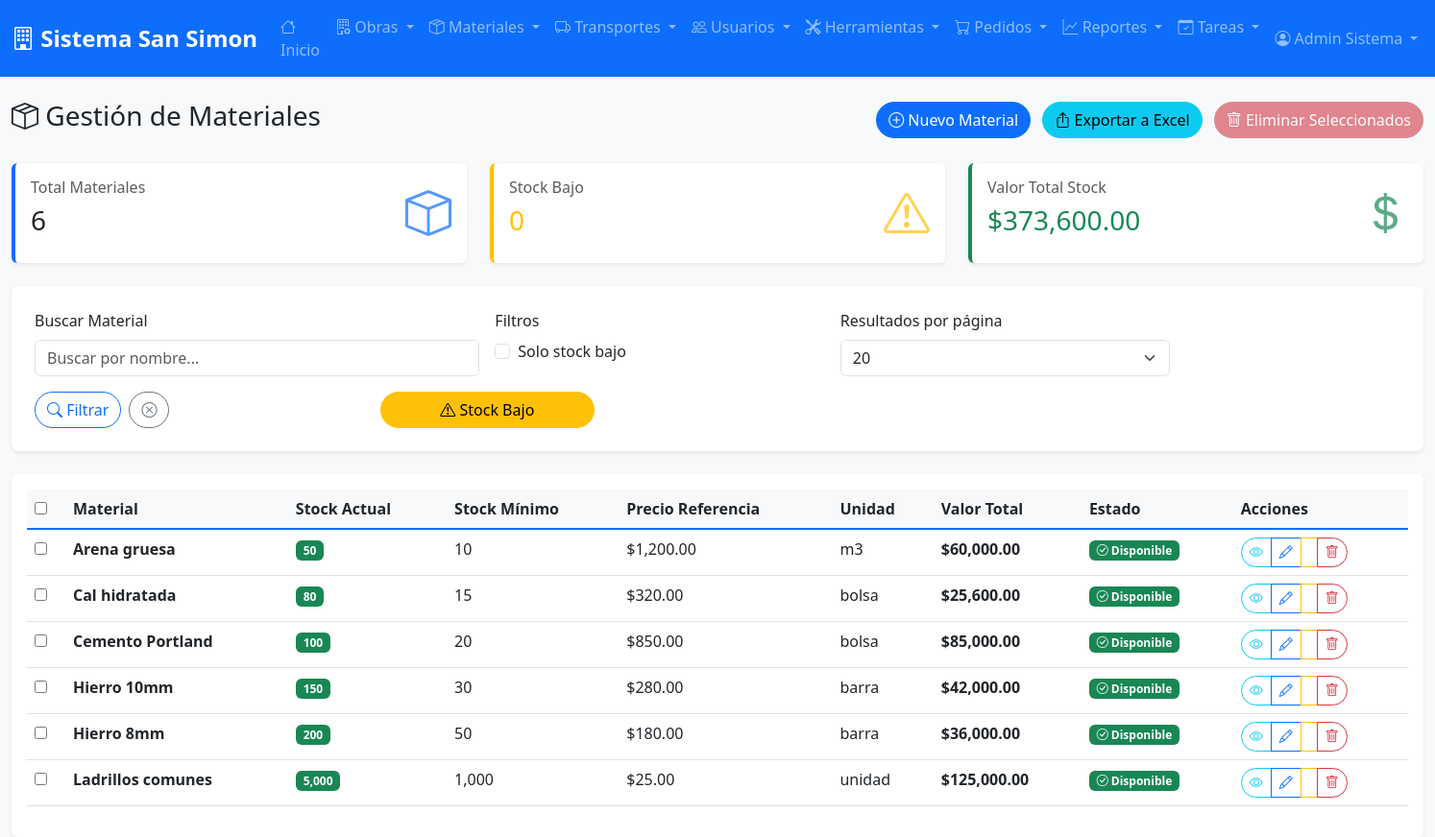
Screenshot of /modules/materiales/list.php (signed in) with the database file from the repository.
### tables this page shows
CREATE TABLE materiales (
    id_material INT AUTO_INCREMENT PRIMARY KEY,
    nombre_material VARCHAR(200) NOT NULL,
    descripcion TEXT,
    categoria VARCHAR(100),
    stock_actual INT DEFAULT 0,
    stock_minimo INT DEFAULT 0,
    stock_maximo INT DEFAULT 0,
    precio_referencia DECIMAL(10,2) DEFAULT 0.00,
    precio_compra DECIMAL(10,2) DEFAULT 0.00,
    unidad_medida VARCHAR(50) DEFAULT 'unidad',
    proveedor VARCHAR(200),
    codigo_interno VARCHAR(50),
    ubicacion_deposito VARCHAR(100),
    estado ENUM('activo', 'inactivo', 'descontinuado') DEFAULT 'activo',
    fecha_creacion TIMESTAMP DEFAULT CURRENT_TIMESTAMP,
    fecha_actualizacion TIMESTAMP DEFAULT CURRENT_TIMESTAMP ON UPDATE CURRENT_TIMESTAMP
);

### config/config.php (called while the page is built, shortened)
<?php
function is_logged_in() {
    return isset($_SESSION['user_id']) && !empty($_SESSION['user_id']);
}
function get_user_role() {
    return $_SESSION['user_role'] ?? null;
}
function has_permission($required_roles) {
    $user_role = get_user_role();
    if (is_array($required_roles)) {
        return in_array($user_role, $required_roles);
    }
    return $user_role === $required_roles;
}
?>

### modules/materiales/list.php (the view, shortened to what this page needs)
<?php
require_once '../../config/config.php';
$can_manage = has_permission([ROLE_ADMIN, ROLE_RESPONSABLE]);
$database = new Database();
$conn = $database->getConnection();
$filtro_stock_bajo = isset($_GET['stock_bajo']) ? (bool)$_GET['stock_bajo'] : false;
$filtro_busqueda = $_GET['busqueda'] ?? '';
$where_conditions = [];
$params = [];
$where_conditions[] = "estado = 'activo'";
$where_clause = 'WHERE ' . implode(' AND ', $where_conditions);
$allowed_page_sizes = [20, 50, 100];
$per_page = (int)($_GET['per_page'] ?? 20);
$page = max(1, (int)($_GET['page'] ?? 1));
$offset = ($page - 1) * $per_page;
try {
    $query = "SELECT * FROM materiales $where_clause ORDER BY nombre_material LIMIT $per_page OFFSET $offset";
    $stmt = $conn->prepare($query);
    $stmt->execute($params);
    $materiales = $stmt->fetchAll();
    $stmt_stats = $conn->query("SELECT
        COUNT(*) as total_materiales,
        COUNT(CASE WHEN stock_actual <= stock_minimo THEN 1 END) as stock_bajo,
        SUM(stock_actual * precio_referencia) as valor_total_stock
        FROM materiales
        WHERE estado = 'activo'");
    $stats = $stmt_stats->fetch();
} catch (Exception $e) {
    error_log("Error al obtener materiales: " . $e->getMessage());
    $materiales = [];
    $stats = ['total_materiales' => 0, 'stock_bajo' => 0, 'valor_total_stock' => 0];
}
include '../../includes/header.php';
?>
<div class="row">
    <div class="col-12">
        <div class="d-flex justify-content-between align-items-center mb-4">
            <h1 class="h3">
                <i class="bi bi-box-seam"></i> Gestión de Materiales
            </h1>
            <?php if ($can_manage): ?>
            <div>
                <a href="create.php" class="btn btn-primary me-2">
                    <i class="bi bi-plus-circle"></i> Nuevo Material
                </a>
                <a href="exportar_materiales.php" class="btn btn-info me-2">
                    <i class="bi bi-box-arrow-up"></i> Exportar a Excel
                </a>
                <button id="btn-delete-selected" class="btn btn-danger" disabled>
                    <i class="bi bi-trash"></i> Eliminar Seleccionados
                </button>
            </div>
            <?php endif; ?>
        </div>
    </div>
</div>
<div class="row mb-4">
    <div class="col-md-4">
        <div class="card dashboard-card">
            <div class="card-body">
                <div class="d-flex justify-content-between">
                    <div>
                        <h6 class="text-muted">Total Materiales</h6>
                        <h3 class="mb-0"><?php echo $stats['total_materiales']; ?></h3>
                    </div>
                    <div class="align-self-center">
                        <i class="bi bi-box dashboard-icon text-primary"></i>
                    </div>
                </div>
            </div>
        </div>
    </div>
    <div class="col-md-4">
        <div class="card dashboard-card warning">
            <div class="card-body">
                <div class="d-flex justify-content-between">
                    <div>
                        <h6 class="text-muted">Stock Bajo</h6>
                        <h3 class="mb-0 text-warning"><?php echo $stats['stock_bajo']; ?></h3>
                    </div>
                    <div class="align-self-center">
                        <i class="bi bi-exclamation-triangle dashboard-icon text-warning"></i>
                    </div>
                </div>
            </div>
        </div>
    </div>
    <div class="col-md-4">
        <div class="card dashboard-card success">
            <div class="card-body">
                <div class="d-flex justify-content-between">
                    <div>
                        <h6 class="text-muted">Valor Total Stock</h6>
                        <h3 class="mb-0 text-success">$<?php echo number_format((float)($stats['valor_total_stock'] ?? 0), 2); ?></h3>
                    </div>
                    <div class="align-self-center">
                        <i class="bi bi-currency-dollar dashboard-icon text-success"></i>
                    </div>
                </div>
            </div>
        </div>
    </div>
</div>
<div class="filter-section">
    <form method="GET" class="row g-3">
        <div class="col-md-4">
            <label for="busqueda" class="form-label">Buscar Material</label>
            <input type="text" class="form-control" id="busqueda" name="busqueda"
                   placeholder="Buscar por nombre..."
                   value="<?php echo htmlspecialchars($filtro_busqueda); ?>">
        </div>
        <div class="col-md-3">
            <label class="form-label">Filtros</label>
            <div class="form-check">
                <input class="form-check-input" type="checkbox" id="stock_bajo" name="stock_bajo" value="1"
                       <?php echo $filtro_stock_bajo ? 'checked' : ''; ?>>
                <label class="form-check-label" for="stock_bajo">
                    Solo stock bajo
                </label>
            </div>
        </div>
        <div class="col-md-3">
            <label for="per_page" class="form-label">Resultados por página</label>
            <select class="form-select" id="per_page" name="per_page">
                <?php foreach ($allowed_page_sizes as $size): ?>
                    <option value="<?php echo $size; ?>" <?php echo $per_page === $size ? 'selected' : ''; ?>><?php echo $size; ?></option>
                <?php endforeach; ?>
            </select>
        </div>
        <div class="col-md-3 d-flex align-items-end">
            <button type="submit" class="btn btn-outline-primary me-2">
                <i class="bi bi-search"></i> Filtrar
            </button>
            <a href="list.php" class="btn btn-outline-secondary">
                <i class="bi bi-x-circle"></i>
            </a>
        </div>
        <div class="col-md-2 d-flex align-items-end">
            <a href="stock_bajo.php" class="btn btn-warning w-100">
                <i class="bi bi-exclamation-triangle"></i> Stock Bajo
            </a>
        </div>
    </form>
</div>
<form id="bulk-delete-form" method="POST" action="delete_selected.php">
<div class="card">
    <div class="card-body">
        <?php if (!empty($materiales)): ?>
        <div class="table-responsive">
            <table class="table table-hover">
                <thead>
                    <tr>
                        <th style="width:40px;">
                            <input type="checkbox" id="select_all" title="Seleccionar todos">
                        </th>
                        <th>Material</th>
                        <th>Stock Actual</th>
                        <th>Stock Mínimo</th>
                        <th>Precio Referencia</th>
                        <th>Unidad</th>
                        <th>Valor Total</th>
                        <th>Estado</th>
                        <th>Acciones</th>
                    </tr>
                </thead>
                <tbody>
                    <?php foreach ($materiales as $material): ?>
                    <?php $material_id_safe = (int)($material['id_material'] ?? $material['id'] ?? 0); ?>
                    <tr class="<?php echo $material['stock_actual'] <= $material['stock_minimo'] ? 'table-warning' : ''; ?>">
                        <td>
                            <input type="checkbox" class="row-checkbox" name="selected_ids[]" value="<?php echo $material_id_safe; ?>">
                        </td>
                        <td>
                            <strong><?php echo htmlspecialchars($material['nombre_material']); ?></strong>
                        </td>
                        <td>
                            <span class="badge <?php echo $material['stock_actual'] <= $material['stock_minimo'] ? 'bg-warning text-dark' : 'bg-success'; ?>">
                                <?php echo number_format((float)($material['stock_actual'] ?? 0)); ?>
                            </span>
                        </td>
                        <td><?php echo number_format((float)($material['stock_minimo'] ?? 0)); ?></td>
                        <td>$<?php echo number_format((float)($material['precio_referencia'] ?? 0), 2); ?></td>
                        <td><?php echo htmlspecialchars($material['unidad_medida']); ?></td>
                        <td>
                            <strong>$<?php echo number_format((float)(($material['stock_actual'] ?? 0) * ($material['precio_referencia'] ?? 0)), 2); ?></strong>
                        </td>
                        <td>
                            <?php if ($material['stock_actual'] <= $material['stock_minimo']): ?>
                                <span class="badge bg-warning text-dark">
                                    <i class="bi bi-exclamation-triangle"></i> Stock Bajo
                                </span>
                            <?php elseif ($material['stock_actual'] == 0): ?>
                                <span class="badge bg-danger">
                                    <i class="bi bi-x-circle"></i> Sin Stock
                                </span>
                            <?php else: ?>
                                <span class="badge bg-success">
                                    <i class="bi bi-check-circle"></i> Disponible
                                </span>
                            <?php endif; ?>
                        </td>
                        <td>
                            <div class="btn-group btn-group-sm" role="group">
                                <a href="<?php echo SITE_URL; ?>/modules/materiales/view.php?id=<?php echo $material_id_safe; ?>"
                                   class="btn btn-outline-info" title="Ver detalles">
                                    <i class="bi bi-eye"></i>
                                </a>
                                <a href="<?php echo SITE_URL; ?>/modules/materiales/edit.php?id=<?php echo $material_id_safe; ?>"
                                   class="btn btn-outline-primary" title="Editar">
                                    <i class="bi bi-pencil"></i>
                                </a>
                                <a href="<?php echo SITE_URL; ?>/modules/materiales/adjust_stock.php?id=<?php echo $material_id_safe; ?>"
                                   class="btn btn-outline-warning" title="Ajustar stock">
                                </a>
                                <a href="<?php echo SITE_URL; ?>/modules/materiales/delete.php?id=<?php echo $material_id_safe; ?>"
                                   class="btn btn-outline-danger btn-delete"
                                   data-item-name="el material '<?php echo htmlspecialchars($material['nombre_material']); ?>'"
                                   title="Eliminar">
                                    <i class="bi bi-trash"></i>
                                </a>
                            </div>
                        </td>
                    </tr>
                    <?php endforeach; ?>
                </tbody>
            </table>
        </div>
        <?php endif; ?>
    </div>
</div>
</form>
<?php include '../../includes/footer.php'; ?>

### rows the page displays
materiales: nombre_material "Arena gruesa", stock_actual "50", stock_minimo "10", precio_referencia "1,200.00", unidad_medida "m3", ($material['stock_actual'] ?? 0) * ($material['precio_referencia'] ?? 0) "60,000.00", shows "Disponible"
materiales: nombre_material "Cal hidratada", stock_actual "80", stock_minimo "15", precio_referencia "320.00", unidad_medida "bolsa", ($material['stock_actual'] ?? 0) * ($material['precio_referencia'] ?? 0) "25,600.00", shows "Disponible"
materiales: nombre_material "Cemento Portland", stock_actual "100", stock_minimo "20", precio_referencia "850.00", unidad_medida "bolsa", ($material['stock_actual'] ?? 0) * ($material['precio_referencia'] ?? 0) "85,000.00", shows "Disponible"
materiales: nombre_material "Hierro 10mm", stock_actual "150", stock_minimo "30", precio_referencia "280.00", unidad_medida "barra", ($material['stock_actual'] ?? 0) * ($material['precio_referencia'] ?? 0) "42,000.00", shows "Disponible"
materiales: nombre_material "Hierro 8mm", stock_actual "200", stock_minimo "50", precio_referencia "180.00", unidad_medida "barra", ($material['stock_actual'] ?? 0) * ($material['precio_referencia'] ?? 0) "36,000.00", shows "Disponible"
materiales: nombre_material "Ladrillos comunes", stock_actual "5,000", stock_minimo "1,000", precio_referencia "25.00", unidad_medida "unidad", ($material['stock_actual'] ?? 0) * ($material['precio_referencia'] ?? 0) "125,000.00", shows "Disponible"

### other values shown
SITE_NAME "Sistema San Simon"
$_SESSION['user_name'] "Admin Sistema"
$stats['total_materiales'] "6"
$stats['stock_bajo'] "0"
$stats['valor_total_stock'] "373,600.00"
form field per_page "20"
